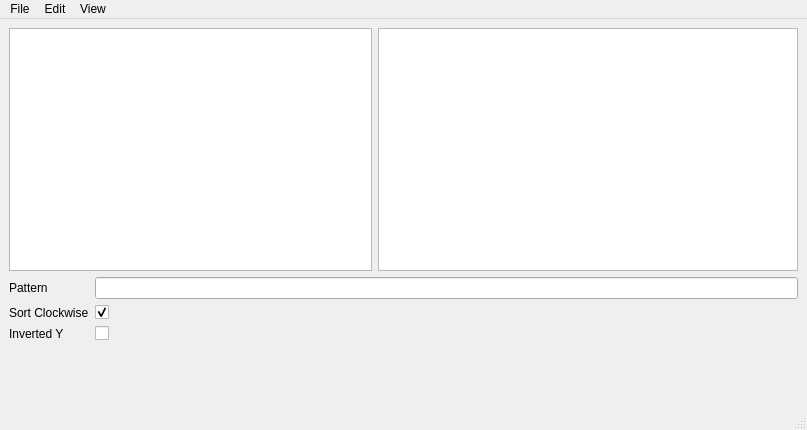
<?xml version="1.0" encoding="UTF-8"?>
<ui version="4.0">
 <class>MainWindow</class>
 <widget class="QMainWindow" name="MainWindow">
  <property name="geometry">
   <rect>
    <x>0</x>
    <y>0</y>
    <width>807</width>
    <height>430</height>
   </rect>
  </property>
  <property name="windowTitle">
   <string>Andengine Vertex Helper</string>
  </property>
  <widget class="QWidget" name="centralwidget">
   <layout class="QVBoxLayout" name="verticalLayout_2">
    <item>
     <layout class="QVBoxLayout" name="verticalLayout">
      <item>
       <layout class="QHBoxLayout" name="horizontalLayout">
        <item>
         <widget class="MyGraphicsView" name="graphicsView">
          <property name="minimumSize">
           <size>
            <width>363</width>
            <height>243</height>
           </size>
          </property>
          <property name="maximumSize">
           <size>
            <width>363</width>
            <height>243</height>
           </size>
          </property>
         </widget>
        </item>
        <item>
         <widget class="QPlainTextEdit" name="plainTextEdit">
          <property name="maximumSize">
           <size>
            <width>16777215</width>
            <height>243</height>
           </size>
          </property>
         </widget>
        </item>
       </layout>
      </item>
      <item>
       <layout class="QFormLayout" name="formLayout">
        <property name="fieldGrowthPolicy">
         <enum>QFormLayout::AllNonFixedFieldsGrow</enum>
        </property>
        <item row="0" column="0">
         <widget class="QLabel" name="patternLabel">
          <property name="text">
           <string>Pattern</string>
          </property>
         </widget>
        </item>
        <item row="0" column="1">
         <widget class="QLineEdit" name="patternLineEdit">
          <property name="minimumSize">
           <size>
            <width>400</width>
            <height>0</height>
           </size>
          </property>
         </widget>
        </item>
        <item row="1" column="0">
         <widget class="QLabel" name="sortClockwiseLabel">
          <property name="text">
           <string>Sort Clockwise</string>
          </property>
         </widget>
        </item>
        <item row="1" column="1">
         <widget class="QCheckBox" name="sortClockwiseCheckBox">
          <property name="checked">
           <bool>true</bool>
          </property>
         </widget>
        </item>
        <item row="2" column="0">
         <widget class="QLabel" name="invertedYLabel">
          <property name="text">
           <string>Inverted Y</string>
          </property>
         </widget>
        </item>
        <item row="2" column="1">
         <widget class="QCheckBox" name="invertedYCheckBox"/>
        </item>
       </layout>
      </item>
     </layout>
    </item>
   </layout>
  </widget>
  <widget class="QMenuBar" name="menubar">
   <property name="geometry">
    <rect>
     <x>0</x>
     <y>0</y>
     <width>807</width>
     <height>25</height>
    </rect>
   </property>
   <widget class="QMenu" name="menuFile">
    <property name="title">
     <string>File</string>
    </property>
    <addaction name="actionOpen"/>
   </widget>
   <widget class="QMenu" name="menuEdit">
    <property name="title">
     <string>Edit</string>
    </property>
    <addaction name="actionDelete_selected"/>
    <addaction name="separator"/>
    <addaction name="actionMove_up"/>
    <addaction name="actionMove_down"/>
    <addaction name="actionMove_left"/>
    <addaction name="actionMove_right"/>
   </widget>
   <widget class="QMenu" name="menuView">
    <property name="title">
     <string>View</string>
    </property>
    <addaction name="actionZoom_In"/>
    <addaction name="actionZoom_Out"/>
   </widget>
   <addaction name="menuFile"/>
   <addaction name="menuEdit"/>
   <addaction name="menuView"/>
  </widget>
  <widget class="QStatusBar" name="statusbar"/>
  <action name="actionOpen">
   <property name="text">
    <string>Open</string>
   </property>
   <property name="shortcut">
    <string>Ctrl+O</string>
   </property>
  </action>
  <action name="actionDelete_selected">
   <property name="text">
    <string>Delete selected</string>
   </property>
   <property name="shortcut">
    <string>Del</string>
   </property>
  </action>
  <action name="actionMove_up">
   <property name="text">
    <string>Move up</string>
   </property>
   <property name="shortcut">
    <string>Ctrl+Up</string>
   </property>
  </action>
  <action name="actionMove_down">
   <property name="text">
    <string>Move down</string>
   </property>
   <property name="shortcut">
    <string>Ctrl+Down</string>
   </property>
  </action>
  <action name="actionMove_left">
   <property name="text">
    <string>Move left</string>
   </property>
   <property name="shortcut">
    <string>Ctrl+Left</string>
   </property>
  </action>
  <action name="actionMove_right">
   <property name="text">
    <string>Move right</string>
   </property>
   <property name="shortcut">
    <string>Ctrl+Right</string>
   </property>
  </action>
  <action name="actionZoom_In">
   <property name="text">
    <string>Zoom In</string>
   </property>
   <property name="shortcut">
    <string>+</string>
   </property>
  </action>
  <action name="actionZoom_Out">
   <property name="text">
    <string>Zoom Out</string>
   </property>
   <property name="shortcut">
    <string>-</string>
   </property>
  </action>
 </widget>
 <customwidgets>
  <customwidget>
   <class>MyGraphicsView</class>
   <extends>QGraphicsView</extends>
   <header location="global">graphicsview</header>
  </customwidget>
 </customwidgets>
 <resources/>
 <connections/>
</ui>
